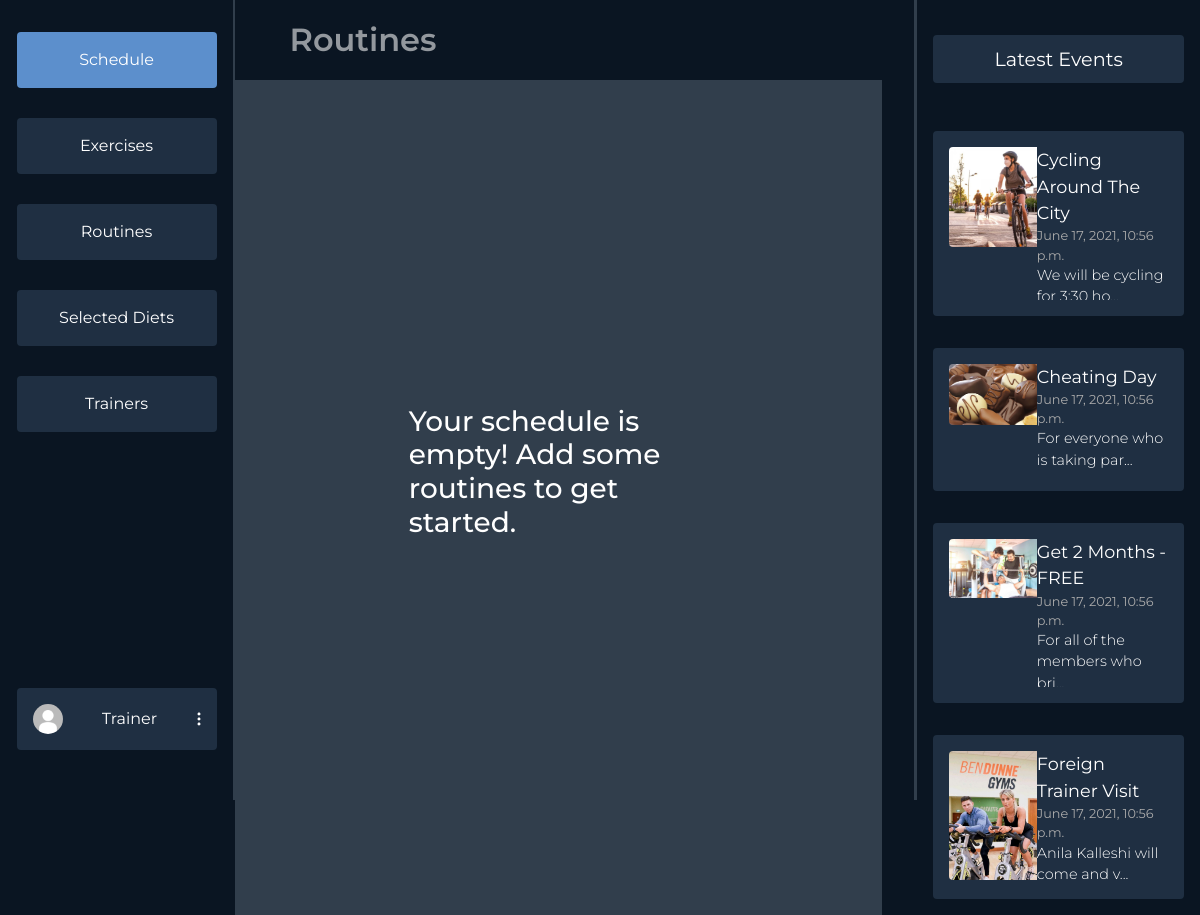
The app's page /dashboard/schedule/ (signed in) with its own data.
### users/models.py (models this page shows, shortened)
class Profile(models.Model):
    user = models.OneToOneField(User, on_delete=models.CASCADE)
    profile_photo = models.ImageField(
        upload_to='media/profiles/', default='profiles/default.jpg')
    height = models.FloatField(default=170.0)
    weight = models.FloatField(default=60.0)
    weight_goal = models.FloatField(default=70.0)
    GENDER_CHOICES = (('F', 'Female'), ('M', 'Male'), ('O', 'Other'))
    gender = models.CharField(
        max_length=9, choices=GENDER_CHOICES, default=GENDER_CHOICES[0])
    FREQUENCY = (
        ('3x', '3 Times a Week'),
        ('4x', '4 Times a Week'),
        ('5x', '5 Times a Week'),
        ('6x', '6 Times a Week'),
    )
    week_frequency = models.CharField(
        max_length=20, choices=FREQUENCY, default=FREQUENCY[0])
    profile_complete = models.BooleanField(default=False)
    selected_diets = models.ManyToManyField(DietPlan, blank=True)
    age = models.IntegerField(null=True)

### dashboards/models.py (models this page shows, shortened)
class Event(models.Model):
    title = models.CharField(max_length=60, blank=True)
    date = models.DateTimeField(default=datetime.now(), blank=True)
    desc = models.TextField(blank=True)
    thumbnail = models.ImageField(
        upload_to='events/', default='events/default.jpg')

### dashboards/user_views.py (the view, shortened to what this page needs)
# urls.py: path('schedule/', user_views.schedule, name='userdashboard-schedule'),
@login_required(login_url='login')
def schedule(request):
    events = Event.objects.all()[:4]
    WEEK_DAYS = ["Monday", "Tuesday", "Wednesday",
                 "Thursday", "Friday", "Saturday", "Sunday"]
    week_num = datetime.today().date().weekday()
    WEEK_DAYS = WEEK_DAYS[week_num:] + WEEK_DAYS[:week_num]
    DISPLAY_WEEK_DAYS = ['Today'] + WEEK_DAYS[1:]
    routines = list(Routine.objects.filter(
        selected_by__username=request.user.username))
    context = {'options': SCHEDULE_NAV,
               'events': events, 'routines': routines}
    day_dict = None
    if day_dict:
        context['day_dict'] = zip(day_dict.items(), DISPLAY_WEEK_DAYS)
    return render(request, 'dashboards/user/schedule.html', context)

### dashboards/templates/dashboards/user/schedule.html
{% extends 'dashboards/user/dashboard.html' %}
{% load static %}
{% load util %}
{% block styles %}
<link rel="stylesheet" href="{% static 'css/dashboards/schedule.css' %}">
{% endblock styles %}
{% block middle %}
<div class="showing-where-you-are">
    Routines
    </div>
<div class="days">
    {% if day_dict %}
        {% for routines, day in day_dict %}
            {% if routines.1 %}
            <div class="day-card">
                <h3>{{day}}</h3>
                <div class="routines">
                    {% for routine in routines.1 %}
                    <div class="routine-container">
                        <hr id="line" />
                        <div class="routine">
                            <div class="routine-header">
                                <div class="routine-title">{{routine}}</div>
                                <div class="left"><img id="thumb" src="{{routine.thumbnail.url}}"></div>
                            </div>
                            <div class="routine-exercises">
                                <div class="routine-title">
                                    Exercises
                                </div>
                                <div class="exercise-grid">
                                    {% for exercise in routine.exercises.all %}
                                        <a href="" class="exlink">{{exercise.title}}</a>
                                    {% endfor %}
                                </div>
                            </div>
                        </div>
                    </div>
                    {% endfor %}
                </div>
            </div>
            {% endif %}
        {% endfor %}
    {% else %}
        <div class="h3 container w-50 m-auto">
        <span>Your schedule is empty!</span>
        <span>Add some routines to get started.</span>
        </div>
    {% endif %}
</div>
{% endblock middle %}

### dashboards/templates/dashboards/user/dashboard.html (shortened to what this page needs)
{% load static %}
<html>
  <head>
    <link href="https://cdn.jsdelivr.net/npm/bootstrap@5.0.1/dist/css/bootstrap.min.css" rel="stylesheet">
    <link rel="stylesheet" href="{% static 'css/dashboards/main.css' %}">
    <link rel="stylesheet" href="https://cdn.jsdelivr.net/npm/bootstrap-select@1.13.14/dist/css/bootstrap-select.min.css">
    {% block styles %}
    {% endblock styles %}
  </head>
  <body>
  {% block content %}
  {% if user.is_authenticated %}
  <div class="mycontainer">
    <div class="navigation">
      <div class="nav-col">
        <div class="options">
          {% for key, item in options.items %}
            {% if item.isActive %}
            <a class="option-active" href="/dashboard/{{item.url}}">{{ item.name }}</a>
            {% else %}
            <a class="option" href="/dashboard/{{item.url}}">{{ item.name }}</a>
            {% endif %}
          {% endfor %}
        </div>
        <div class="profile-wrapper">
          <div class="user-btn">
            <div class="profile-pic"><img src="{{ user.profile.profile_photo.url }}" alt=""></div>
            {% if user.first_name %}
            <span>{{user.get_full_name}}</span>
            {% else %}
            <span>{{user.username}}</span>
            {% endif %}
            <div class="three-dot"><img src="{% static 'svg/3dots.svg' %}" alt=""></div>
          </div>
        </div>
      </div>
      <div class="divider"></div>
    </div>
    <div class="middle">
    {% block middle %}
    {% endblock middle %}
    </div>
    <div class="events-section">
      <div class="divider"></div>
      <div class="events">
        <div class="latest">
          Latest Events
        </div>
        <div class="items overflow-auto">
        {% for item in events %}
          <div class="event-item">
            <div class="event-item-left">
              <div class="event-thumb"><img src="{{item.thumbnail.url}}"></div>
            </div>
            <div class="event-item-right">
              <div class="title">{{item.title}}</div>
              <div class="date">{{item.date}}</div>
              {% if item.desc|length > 30 %}
                <div class="desc">{{item.desc|slice:":30"}}...</div>
              {% else %}
                <div class="desc">{{item.desc}}</div>
              {% endif %}
            </div>
          </div>
        {% endfor %}
        </div>
      </div>
    </div>
  </div>
  {% endif %}
  {% endblock content %}
  </body>
<html>

### static/css/dashboards/main.css (style rules this page uses)
* { margin: 0; font-family: "Montserrat", sans-serif; overflow: hidden; }
body { background-color: #0a1522; }
.mycontainer { display: flex; flex-direction: row; justify-content: space-between; }
.navigation { width: 20vw; }
.nav-col { display: flex; flex-direction: column; align-items: flex-end; margin: 1em; }
.options { margin-left: 7em; display: flex; flex-direction: column; justify-content: space-between; margin-top: 1em; height: 400px; }
.option { background-color: #1f2f42; color: #fff; padding: 1em; padding-right: 1em; padding-left: 1em; width: 200px; text-align: center; border-radius: 4px; }
a { text-decoration: none; }
.option-active { background-color: #5c8fcc; color: #fff; padding: 1em; padding-right: 1em; padding-left: 1em; width: 200px; text-align: center; border-radius: 4px; }
.user-btn { background-color: #1f2f42; color: #fff; padding: 1em; padding-right: 1em; padding-left: 1em; width: 200px; text-align: center; border-radius: 4px; margin-top: 16em; display: flex; flex-direction: row; align-items: center; justify-content: space-between; }
.profile-pic img { height: 30px; border-radius: 50%; width: auto; }
.navigation { display: flex; flex-direction: row; }
.divider { background-color: #313e4c; width: 4px; height: 100vh; margin: 0; padding: 0; z-index: 10; }
.middle { margin-right: 2em; width: 55vw; background-color: #313e4c; }
.events-section { margin-right: 1em; width: 23vw; display: flex; flex-direction: row; }
.event-thumb img { width: 100px; height: auto; border-radius: 4px; }
.latest { margin-top: 1em; background-color: #1f2f42; color: white; border-radius: 4px; padding: 0.5em 1em 0.5em 1em; text-align: center; font-size: 1.2em; }
.events { margin-top: 1em; margin-left: 1em; display: flex; flex-direction: column; color: white; width: 100%; }
.items { height: 200px; max-height: 800px; margin-top: 2em; display: flex; flex-direction: column; justify-content: space-between; height: 100%; }
.event-item { background-color: #1f2f42; border-radius: 4px; padding: 1em; display: flex; flex-direction: row; margin: 1em 0 1em 0; }
.event-item-left { width: 40%; }
.event-item-right { width: 60%; }
.event-item-right .title { font-size: 1.1em; }
.event-item-right .date { font-size: 0.8em; color: rgb(170, 170, 170); }
.event-item-right .desc { font-weight: 300; font-size: 0.9em; }
.showing-where-you-are { font-size: 2em; font-weight: 600; padding: 0.5em 1em 0.5em 1.7em; color: rgba(255, 255, 255, 0.56); background-color: #0a1522; }

### static/css/dashboards/schedule.css (style rules this page uses)
.days { margin-top: 2em; display: flex; flex-direction: column; height: 90vh; overflow-y: auto; color: white; justify-content: space-between; }

### records on screen
Event: thumbnail (picture), title "Cycling Around The City", date "June 17, 2021, 10:56 p.m.", desc "We will be cycling…"
Event: thumbnail (picture), title "Cheating Day", date "June 17, 2021, 10:56 p.m.", desc "For everyone who is taking par"
Event: thumbnail (picture), title "Get 2 Months - FREE", date "June 17, 2021, 10:56 p.m.", desc "For all of the members who…"
Event: thumbnail (picture), title "Foreign Trainer Visit", date "June 17, 2021, 10:56 p.m.", desc "Anila Kalleshi will come and v"

### other values on screen
{{ item.name }} "Schedule"
{{ item.name }} "Exercises" "Routines" "Selected Diets" "Trainers"
{{ user.username }} "Trainer"
